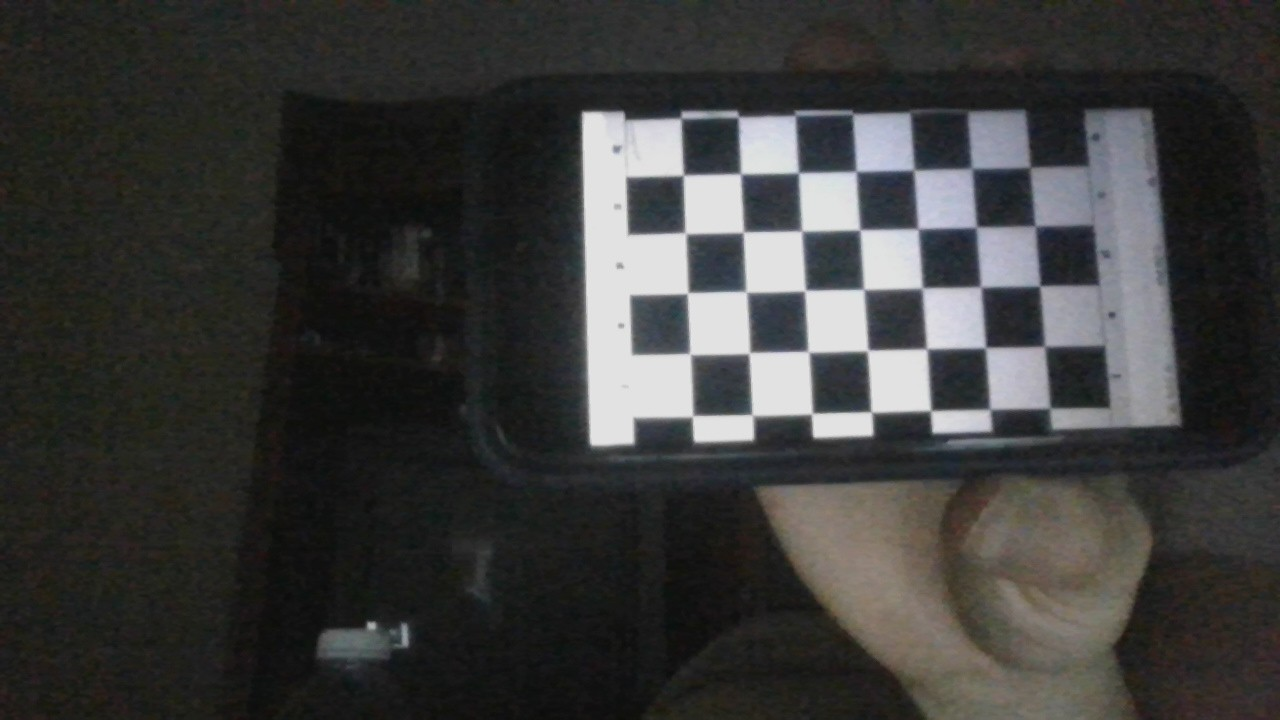
#> input picture test_imgs/handheld_check1.jpg, 1280 x 720 px, found by its file name
$ python process_video.py
#> lines starting #> are read from the running program, lines starting #| are printed output that depends on the picture
### dbscan_ransac.py
import numpy as np
import cv2
import matplotlib.pyplot as plt
from sklearn.cluster import DBSCAN

def dbscan_ransac(pts1, pts2):

    # motion version
    vectors = []

    for i in range(len(pts1)):
        (x1, y1) = pts1[i]
        (x2, y2) = pts2[i]

        dx = x2 - x1
        dy = y2 - y1

        v = [dx, dy]
        vectors.append(v)

    X = np.array(vectors)

    X = (X - X.mean(axis=0)) / (X.std(axis=0) + 1e-8)

    db = DBSCAN(eps=0.3, min_samples=6).fit(X)
    labels = db.labels_

    best_inlier_count = 0
    best_H = None
    best_cluster = None
    best_idxs = None

    for cluster_id in set(labels):
        if cluster_id == -1:
            continue  # noise

        idxs = np.where(labels == cluster_id)[0]

         #need at least 8 points for H
        if len(idxs) < 8:
            continue

        H, mask = cv2.findHomography(pts1[idxs], pts2[idxs], cv2.RANSAC, 5.0)
        if H is None:
            continue

        inliers = mask.ravel().tolist()

        inlier_count = sum(inliers)

        # Track best cluster/least affected by filtering

        if inlier_count > best_inlier_count:
            best_inlier_count = inlier_count
            best_inliers = mask.ravel().astype(bool)
            best_H = H
            best_idxs = idxs

    if best_H is None:
        print("No valid homography found")
        return None

    else:
        return best_idxs[best_inliers]

### process_video.py
import cv2
import numpy as np
from dbscan_ransac import dbscan_ransac
from classic_system import estimate_motion

img1 = cv2.imread('test_imgs\handheld_check1.jpg')
#> img1 is the input picture: shape (720, 1280, 3); mean B, G, R 58.5, 59.6, 59.6
img2 = cv2.imread('test_imgs\handheld_check2.jpg')
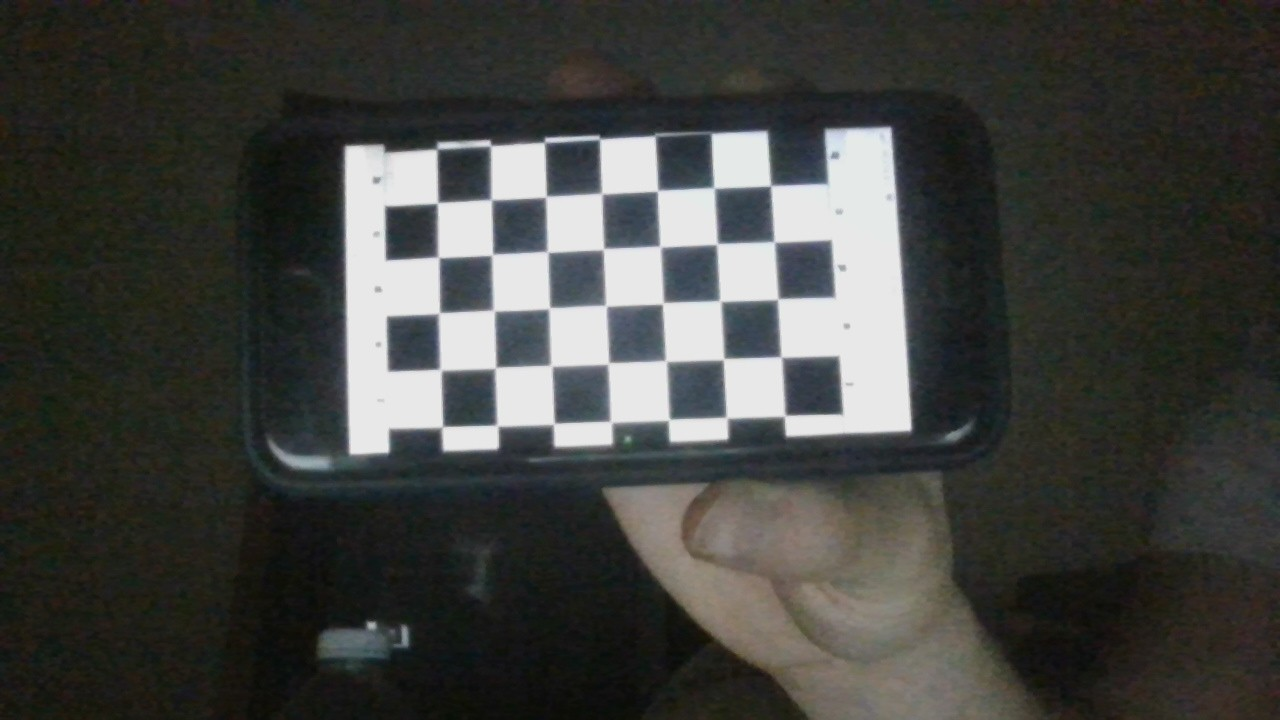
#> input picture test_imgs/handheld_check2.jpg, 1280 x 720 px, found by its file name
#> img2 is the input picture: shape (720, 1280, 3); mean B, G, R 63.6, 66.9, 65.9

img1_bw = cv2.cvtColor(img1, cv2.COLOR_BGR2GRAY)
img2_bw = cv2.cvtColor(img2, cv2.COLOR_BGR2GRAY)


# --Camera Intrinsics-----
K = np.array([
    [525.0, 0, 320.0],
    [0, 525.0, 240.0],
    [0, 0, 1]
])

# -----------------------------
# Feature detector
# -----------------------------
orb = cv2.ORB_create(2000)
bf = cv2.BFMatcher(cv2.NORM_HAMMING, crossCheck=True)

# -----------------------------
# Pose state
# -----------------------------
R_global = np.eye(3)
t_global = np.zeros((3,1))

trajectory = []

# out1 = cv2.VideoWriter(
#     "output1.mp4",
#     cv2.VideoWriter_fourcc(*"mp4v"),
#     30,
#     (640, 568)
# )

out2 = cv2.VideoWriter(
    "output2.mp4",
    cv2.VideoWriter_fourcc(*"mp4v"),
    30,
    (600, 580)
)


# -----------------------------
# Visualization canvas
# -----------------------------

def draw_trajectory(traj_img, t, prev_point, scale=5):
    center_x = traj_img.shape[1] // 2
    center_y = traj_img.shape[0] // 2

    x = int(scale * t[0] + center_x)
    y = int(center_y - scale * t[2])

    if prev_point is not None:
        cv2.line(traj_img, prev_point, (x, y), (0,0,255), 2)

    return traj_img, (x, y)


# -----------------------------
# Main VO loop
# -----------------------------
def run_vo(video_path):
#> called with video_path = './test_imgs/trail_walk.mp4'
    positions = []
    global R_global, t_global

    cap = cv2.VideoCapture(video_path)
    prev_point = None
    traj_img = np.ones((580,600,3), dtype=np.uint8) * 255
    ret, prev_frame = cap.read()
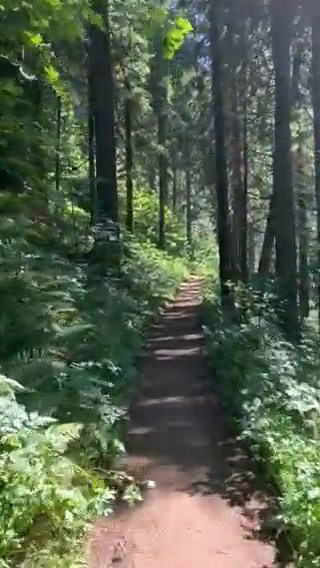
#> input picture frame 50 of test_imgs/trail_walk.mp4, 320 x 568 px
#> prev_frame is the input picture: shape (568, 320, 3); mean B, G, R 77, 97.6, 85.6
    prev_gray = cv2.cvtColor(prev_frame, cv2.COLOR_BGR2GRAY)
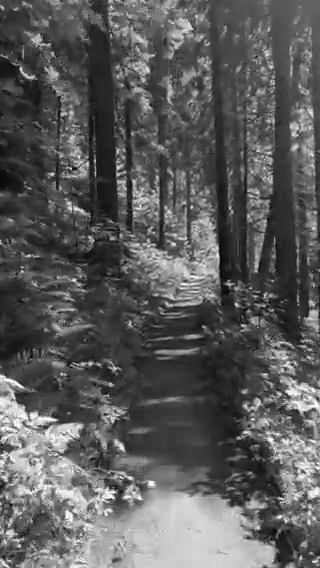
#> prev_gray: shape (568, 320); min 0, max 255, mean 91.6
    kp1, des1 = orb.detectAndCompute(prev_gray, None)
#> kp1 = 1949 keypoints; strongest (x, y, size): (114, 492, 31), (114, 494, 31), (113, 497, 31), (117, 168, 31)
    current_pose = np.eye(4)
    frame_id = 0
    # --- Initial features (replace ORB) ---
    pts_prev = cv2.goodFeaturesToTrack(
    prev_gray,
    maxCorners=2000,
    qualityLevel=0.01,
    minDistance=7,
    blockSize=7
    )
#> pts_prev = 1070 rows, first 8: [114, 495], [118, 172], [63, 113], [300, 472], [19, 544], [74, 209], [185, 239], [30, 414]
    lk_params = dict(
    winSize=(21, 21),
    maxLevel=3,
    criteria=(cv2.TERM_CRITERIA_EPS | cv2.TERM_CRITERIA_COUNT, 30, 1e-3)
    )

    while True:
        ret, frame = cap.read()
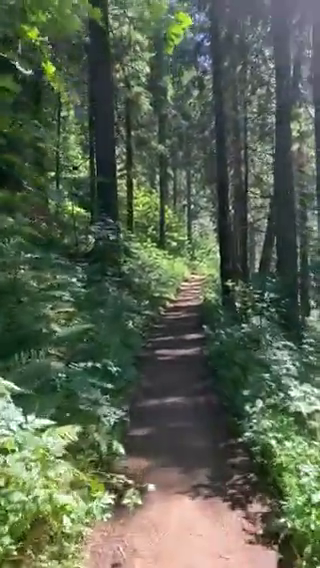
#> input picture frame 51 of test_imgs/trail_walk.mp4, 320 x 568 px
#> frame is the input picture: shape (568, 320, 3); mean B, G, R 80.2, 99.9, 88.3
        if not ret:
            break

        gray = cv2.cvtColor(frame, cv2.COLOR_BGR2GRAY)
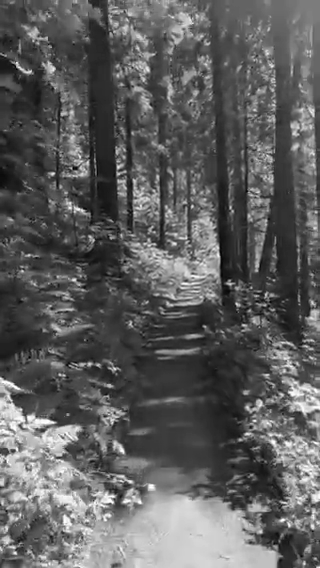
#> gray: shape (568, 320); min 0, max 255, mean 94.1
        #----------- tracking with ORB --------------------
        # kp2, des2 = orb.detectAndCompute(gray, None)

        # matches = bf.match(des1, des2)
        # matches = sorted(matches, key=lambda x: x.distance)[:1000]
        #---------------------------------------------------------

        #-----------tracking with KLT -----------------------------
        pts_curr, status, _ = cv2.calcOpticalFlowPyrLK(prev_gray, gray, pts_prev, None)
#> pts_curr = 1070 rows, first 8: [113.4, 499.4], [118.2, 171.5], [63.24, 112.7], [303.3, 474.7], [14.92, 550.9], [74.13, 208.8], [185.6, 238.5], [26.95, 416.4]; status = 1070 values, max 1 at index 0, min 0 at index 110, mean 0.996

        mask = status.flatten() == 1
        pts1 = pts_prev[mask].reshape(-1,2)
#> pts1 = 1066 pairs, first value 1 to 318, second value 1 to 566
        pts2 = pts_curr[mask].reshape(-1,2)
#> pts2 = 1066 pairs, first value -10.54 to 321.4, second value -5.66 to 576.4

        # [15 lines of commented-out code are left out]
        matches = dbscan_ransac(pts1, pts2)
#> the loop in dbscan_ransac, `for i in range(len(pts1)):` made 1066 passes
#> (x1, y1, x2, y2, dx, dy) on passes 1 to 3: (114, 495, 113.4, 499.4, -0.632, 4.43), (118, 172, 118.2, 171.5, 0.24, -0.506), (63, 113, 63.24, 112.7, 0.239, -0.286)
#> after the loop in dbscan_ransac, `for i in range(len(pts1)):`: vectors = 1066 pairs, first value -78.63 to 4.4, second value -7.92 to 14.42
#> in dbscan_ransac, `X = np.array(vectors)`: X has the same summary as vectors
#> in dbscan_ransac, `X = (X - X.mean(axis=0)) / (X.std(axis=0) + 1e-8)`: X = 1066 pairs, first value -25.42 to 1.45, second value -3.25 to 5.27
#> in dbscan_ransac, `labels = db.labels_`: labels = 1066 values, max 3 at index 381, min -1 at index 60, mean 0.0591
#> the loop in dbscan_ransac, `for cluster_id in set(labels):` made 5 passes
#> (inlier_count, best_inlier_count) on pass 1: (985, 985)
#> inlier_count on pass 2: 26
#> after the loop in dbscan_ransac, `for cluster_id in set(labels):`: best_idxs = 985 values from 0 to 1065; best_inlier_count = 985
#> matches = 985 values from 0 to 1065
        #---------------------------------------------------
        # --- Estimate motion via epipolar geometry ---
        pts1 = pts1[matches]
#> pts1 = 985 pairs, first value 1 to 318, second value 4 to 564
        pts2 = pts2[matches]
#> pts2 = 985 pairs, first value -2.83 to 321.4, second value 2.57 to 569.3

        # --- Estimate motion via epipolar geometry ---
        E, mask = cv2.findEssentialMat(pts1, pts2, K, method=cv2.RANSAC)
#> E = [[-0.00265, -0.647, 0.0162], [0.647, -0.00255, 0.285], [-0.0172, -0.285, 8.94e-05]]; mask = 985 values, max 1 at index 0, min 0 at index 45, mean 0.984

        if E is None:
            continue

        _, R, t, mask = cv2.recoverPose(E, pts1, pts2, K)
#> R = [[1, -0.00409, 0.00015], [0.00409, 1, -0.000322], [-0.000148, 0.000322, 1]]; t = [0.403, -0.0227, -0.915]; mask = 985 values, max 255 at index 0, min 0 at index 1, mean 60.84

        perturbation = np.eye(4)
        perturbation[:3,:3] = R
        perturbation[:3,3] = t.flatten()
        # perturbation =  estimate_motion_epipolar(kp1, kp2, matches, K, T = current_pose)
        current_pose = perturbation @ current_pose

        R = current_pose[:3,:3]
        t = current_pose[:3,3].reshape(3,1)

        # --- Normalize translation (fix scale) ---
        t = t / np.linalg.norm(t)

        # --- Integrate pose ---
        t_global += R_global @ t
        R_global = R @ R_global

        trajectory.append(t_global.copy())

        # --- Draw matches ---

          # --- Draw trajectory ---
        traj_img, prev_point = draw_trajectory(traj_img.copy(), t_global.flatten(), prev_point)
        positions.append((int(t.flatten()[0] * 50 + 300), int(t.flatten()[2] * 50 + 300)))
        traj_vis = traj_img

        # --- Show ---
        cv2.imshow("Trajectory", traj_vis)

        out2.write(traj_vis)

        # --- Prepare next iteration ---
        prev_frame = frame
        prev_gray = gray
        pts_prev = pts_curr
#> pts_prev has the same summary as pts_curr
        # des1 = des2
        frame_id += 1

        if cv2.waitKey(1) & 0xFF == 27:
#> (key Esc is pressed here)
            break

    cv2.imwrite("./ORB_cv2.png", traj_vis)
    cap.release()
    # out1.release()
    out2.release()
    cv2.destroyAllWindows()

run_vo("./test_imgs/trail_walk.mp4")
